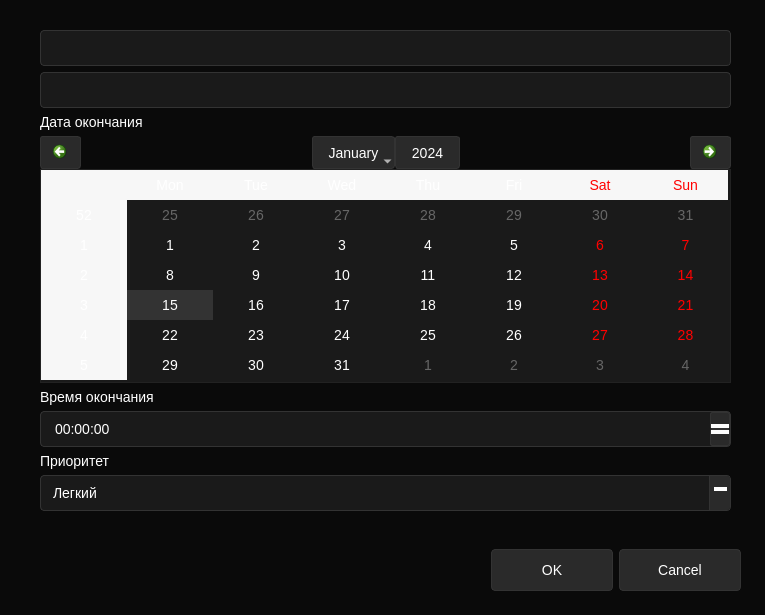
<?xml version="1.0" encoding="UTF-8"?>
<ui version="4.0">
 <class>AddWork</class>
 <widget class="QDialog" name="AddWork">
  <property name="geometry">
   <rect>
    <x>0</x>
    <y>0</y>
    <width>765</width>
    <height>615</height>
   </rect>
  </property>
  <property name="windowTitle">
   <string>Dialog</string>
  </property>
  <property name="styleSheet">
   <string notr="true">/* === СТИЛЬ ARDA === */

/* БАЗОВЫЙ СТИЛЬ */
QWidget {
    background-color: #0a0a0a;
    color: #ffffff;
    font-family: &quot;Segoe UI&quot;, Arial;
    font-size: 14px;
    outline: none;
    border: none;
}

/* LINE EDIT - как поля ввода на сайте */
QLineEdit {
    background-color: #1a1a1a;
    color: #ffffff;
    border: 1px solid #333;
    border-radius: 4px;
    padding: 8px 12px;
    font-size: 14px;
    selection-background-color: #2a2a2a;
    selection-color: #ffffff;
}

QLineEdit:focus {
    border-color: #444;
    background-color: #1f1f1f;
}

QLineEdit:hover {
    border-color: #555;
}

QLineEdit:disabled {
    color: #666;
    background-color: #151515;
    border-color: #222;
}

/* КНОПКИ - как кнопки на сайте */
QPushButton {
    background-color: #2a2a2a;
    color: #ffffff;
    border: 1px solid #333;
    border-radius: 4px;
    padding: 10px 20px;
    font-size: 14px;
    font-weight: normal;
    min-height: 20px;
    min-width: 80px;
}

QPushButton:hover {
    background-color: #333333;
    border-color: #444;
}

QPushButton:pressed {
    background-color: #3a3a3a;
    border-color: #555;
}

QPushButton:disabled {
    background-color: #1a1a1a;
    color: #666;
    border-color: #222;
}

/* КАЛЕНДАРЬ */
QCalendarWidget {
    background-color: #1a1a1a;
    color: #ffffff;
    border: 1px solid #333;
    border-radius: 4px;
}

QCalendarWidget QToolButton {
    background-color: #2a2a2a;
    color: #ffffff;
    border: 1px solid #333;
    border-radius: 3px;
    padding: 6px 10px;
    font-weight: normal;
}

QCalendarWidget QToolButton:hover {
    background-color: #333333;
}

QCalendarWidget QMenu {
    background-color: #2a2a2a;
    color: #ffffff;
    border: 1px solid #333;
}

QCalendarWidget QSpinBox {
    background-color: #2a2a2a;
    color: #ffffff;
    border: 1px solid #333;
    border-radius: 3px;
    padding: 4px;
}

QCalendarWidget QAbstractItemView:enabled {
    background-color: #1a1a1a;
    color: #ffffff;
    selection-background-color: #333333;
    selection-color: #ffffff;
    border: 1px solid #222;
}

QCalendarWidget QAbstractItemView:disabled {
    color: #666;
}

/* TIME EDIT */
QTimeEdit {
    background-color: #1a1a1a;
    color: #ffffff;
    border: 1px solid #333;
    border-radius: 4px;
    padding: 8px 12px;
}

QTimeEdit:focus {
    border-color: #444;
}

QTimeEdit::up-button, QTimeEdit::down-button {
    background-color: #2a2a2a;
    border: 1px solid #333;
    width: 18px;
    border-radius: 2px;
}

QTimeEdit::up-button:hover, QTimeEdit::down-button:hover {
    background-color: #333333;
}

QTimeEdit::up-arrow {
    border-left: 4px solid transparent;
    border-right: 4px solid transparent;
    border-bottom: 4px solid #ffffff;
}

QTimeEdit::down-arrow {
    border-left: 4px solid transparent;
    border-right: 4px solid transparent;
    border-top: 4px solid #ffffff;
}

/* COMBOBOX */
QComboBox {
    background-color: #1a1a1a;
    color: #ffffff;
    border: 1px solid #333;
    border-radius: 4px;
    padding: 8px 12px;
    min-width: 100px;
}

QComboBox:focus {
    border-color: #444;
}

QComboBox:hover {
    border-color: #555;
}

QComboBox::drop-down {
    width: 20px;
    background-color: #2a2a2a;
    border-left: 1px solid #333;
    border-top-right-radius: 3px;
    border-bottom-right-radius: 3px;
}

QComboBox::down-arrow {
    border-left: 4px solid transparent;
    border-right: 4px solid transparent;
    border-top: 4px solid #ffffff;
}

QComboBox QAbstractItemView {
    background-color: #2a2a2a;
    color: #ffffff;
    border: 1px solid #333;
    selection-background-color: #333333;
    selection-color: #ffffff;
    padding: 4px;
}

QComboBox QAbstractItemView::item {
    padding: 6px 8px;
    border-radius: 2px;
}

QComboBox QAbstractItemView::item:hover {
    background-color: #333333;
}

/* SCROLLBAR */
QScrollBar:vertical {
    background: #1a1a1a;
    width: 10px;
    border-radius: 5px;
}

QScrollBar::handle:vertical {
    background: #333;
    border-radius: 5px;
    min-height: 20px;
}

QScrollBar::handle:vertical:hover {
    background: #444;
}

QScrollBar::add-line:vertical, QScrollBar::sub-line:vertical {
    border: none;
    background: none;
}

/* HEADER (для таблиц если будут) */
QHeaderView::section {
    background-color: #2a2a2a;
    color: #ffffff;
    border: 1px solid #333;
    padding: 6px;
    font-weight: normal;
}

/* PROGRESS BAR */
QProgressBar {
    background-color: #1a1a1a;
    color: #ffffff;
    border: 1px solid #333;
    border-radius: 4px;
    text-align: center;
}

QProgressBar::chunk {
    background-color: #333333;
    border-radius: 3px;
}</string>
  </property>
  <widget class="QDialogButtonBox" name="buttonBox">
   <property name="geometry">
    <rect>
     <x>120</x>
     <y>540</y>
     <width>621</width>
     <height>61</height>
    </rect>
   </property>
   <property name="orientation">
    <enum>Qt::Orientation::Horizontal</enum>
   </property>
   <property name="standardButtons">
    <set>QDialogButtonBox::StandardButton::Cancel|QDialogButtonBox::StandardButton::Ok</set>
   </property>
  </widget>
  <widget class="QWidget" name="verticalLayoutWidget">
   <property name="geometry">
    <rect>
     <x>40</x>
     <y>30</y>
     <width>691</width>
     <height>481</height>
    </rect>
   </property>
   <layout class="QVBoxLayout" name="verticalLayout">
    <item>
     <widget class="QLineEdit" name="lineEditName"/>
    </item>
    <item>
     <widget class="QLineEdit" name="lineEditDesc"/>
    </item>
    <item>
     <widget class="QLabel" name="label">
      <property name="text">
       <string>Дата окончания</string>
      </property>
     </widget>
    </item>
    <item>
     <widget class="QCalendarWidget" name="calendarWidget"/>
    </item>
    <item>
     <widget class="QLabel" name="label_2">
      <property name="text">
       <string>Время окончания</string>
      </property>
     </widget>
    </item>
    <item>
     <widget class="QTimeEdit" name="timeEdit"/>
    </item>
    <item>
     <widget class="QLabel" name="label_3">
      <property name="text">
       <string>Приоритет</string>
      </property>
     </widget>
    </item>
    <item>
     <widget class="QComboBox" name="comboBoxPriority">
      <item>
       <property name="text">
        <string>Легкий</string>
       </property>
      </item>
      <item>
       <property name="text">
        <string>Нормальный</string>
       </property>
      </item>
      <item>
       <property name="text">
        <string>Высший</string>
       </property>
      </item>
      <item>
       <property name="text">
        <string>Экстримальный</string>
       </property>
      </item>
     </widget>
    </item>
   </layout>
  </widget>
 </widget>
 <resources/>
 <connections>
  <connection>
   <sender>buttonBox</sender>
   <signal>accepted()</signal>
   <receiver>AddWork</receiver>
   <slot>accept()</slot>
   <hints>
    <hint type="sourcelabel">
     <x>248</x>
     <y>254</y>
    </hint>
    <hint type="destinationlabel">
     <x>157</x>
     <y>274</y>
    </hint>
   </hints>
  </connection>
  <connection>
   <sender>buttonBox</sender>
   <signal>rejected()</signal>
   <receiver>AddWork</receiver>
   <slot>reject()</slot>
   <hints>
    <hint type="sourcelabel">
     <x>316</x>
     <y>260</y>
    </hint>
    <hint type="destinationlabel">
     <x>286</x>
     <y>274</y>
    </hint>
   </hints>
  </connection>
 </connections>
</ui>
